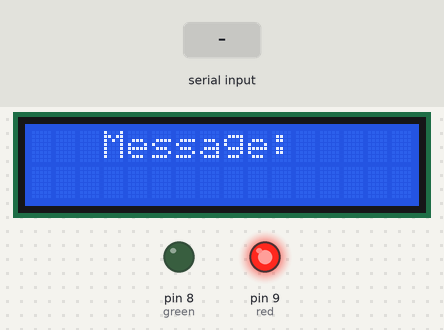
The sketch below on a simulated Arduino Uno, built for the host (arithmetic inside an expression is 32-bit, double 64-bit). Parts: 16×2 character LCD, output pins drawn as LEDs (lit = HIGH). The inputs (shaded band) are chosen by the test bench. What the sketch prints to the serial monitor is not drawn.

Above: at 1.2 s.
1.3 s: "1\n" received over Serial
At 2.9 s:
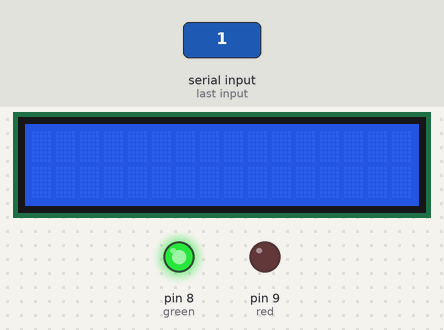
At 3.9 s:
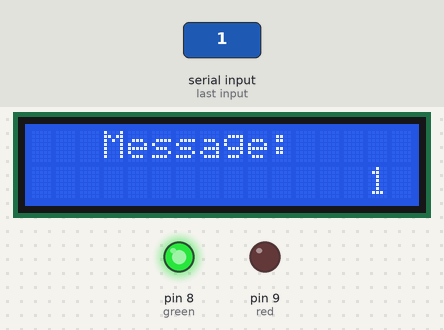
Timing chart, 0 to 5.4 s (numbered marks = the images above; inputs shaded):
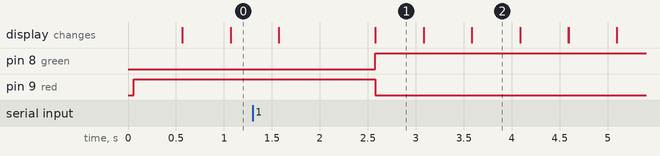

The sketch:

Nachricht-an-Display.ino
```cpp
  #include <LiquidCrystal.h>
  LiquidCrystal lcd(3, 4, 5, 6, 11, 12);

  int screenWidth = 16;
  int screenHeight = 2;
  String line1 = "Message:";
  String line2 = "";

  int stringStart = 0;
  int stringEnd = 0;
  int scrollCursor = screenWidth;

  int green = 8;
  int red = 9;

  void setup() {
    Serial.begin(9600);
    lcd.begin(screenWidth, screenHeight);
    Serial.println("Whats your Message?");
    pinMode(green, OUTPUT);
    pinMode(red, OUTPUT);
    digitalWrite(red, HIGH);
  }

  void loop() {
    lcd.setCursor(3, 0);
    lcd.print(line1);

    while (Serial.available()) {
      String receivedString = Serial.readString(); // Read the incoming byte
      digitalWrite(green, HIGH);
      digitalWrite(red, LOW);

      // Append the received character to line2
      if (receivedString != '\n' && receivedString != '\r') {
        line2 = "";
        line2 += receivedString;
        scrollCursor = screenWidth;
        stringStart = 0;
        stringEnd = 0;
        lcd.clear();
      }
    }

    lcd.setCursor(scrollCursor, 1);
    lcd.print(line2.substring(stringStart, stringEnd));
    delay(500);
    lcd.clear();

    if (stringStart == 0 && scrollCursor > 0){
      scrollCursor --;
      stringEnd ++;
    } else if (stringStart == stringEnd){
      stringStart = stringEnd = 0;
      scrollCursor = screenWidth;
    } else if(stringEnd == line2.length() && scrollCursor == 0){
      stringStart ++;
    } else{
      stringStart ++;
      stringEnd ++;
    }
  }
```

Measured:
- after the input at 1.3 s, pin 8 (green): LOW → HIGH after 1.3 s; pin 9 (red): HIGH → LOW after 1.3 s
- what the display in image 1 shows lasts 0.5 s, from 2.6 s to 3.1 s
